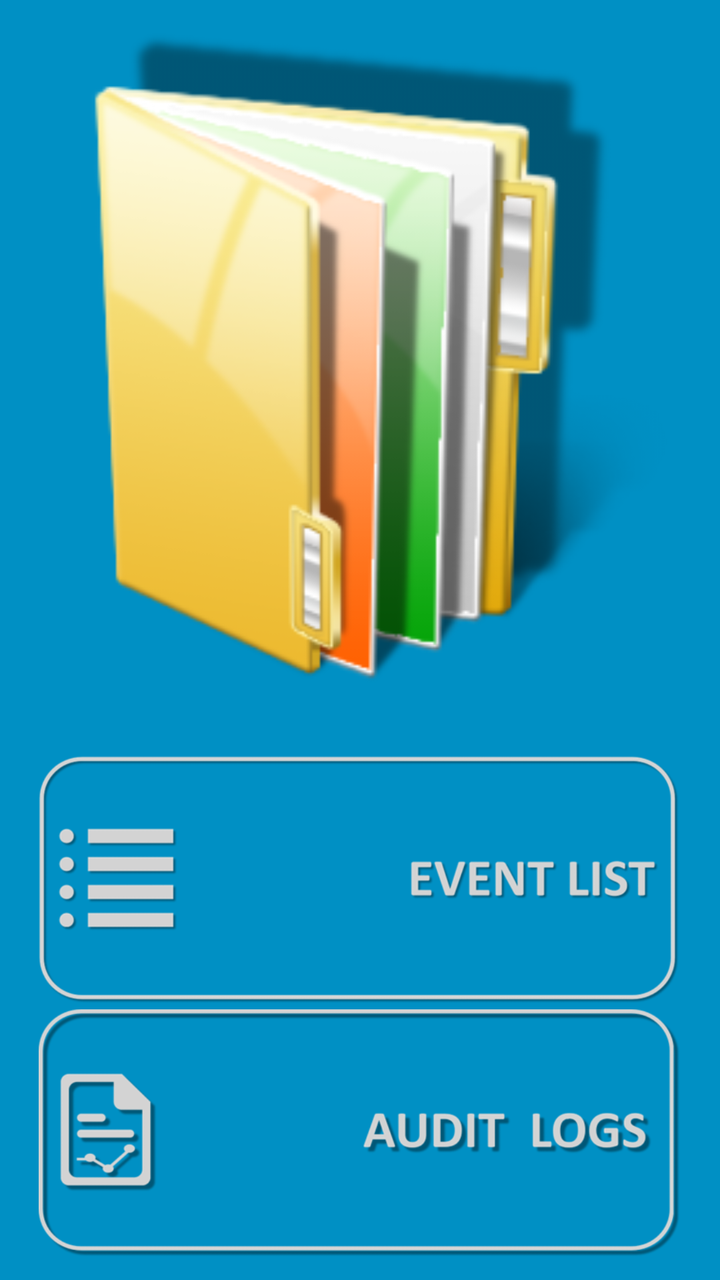
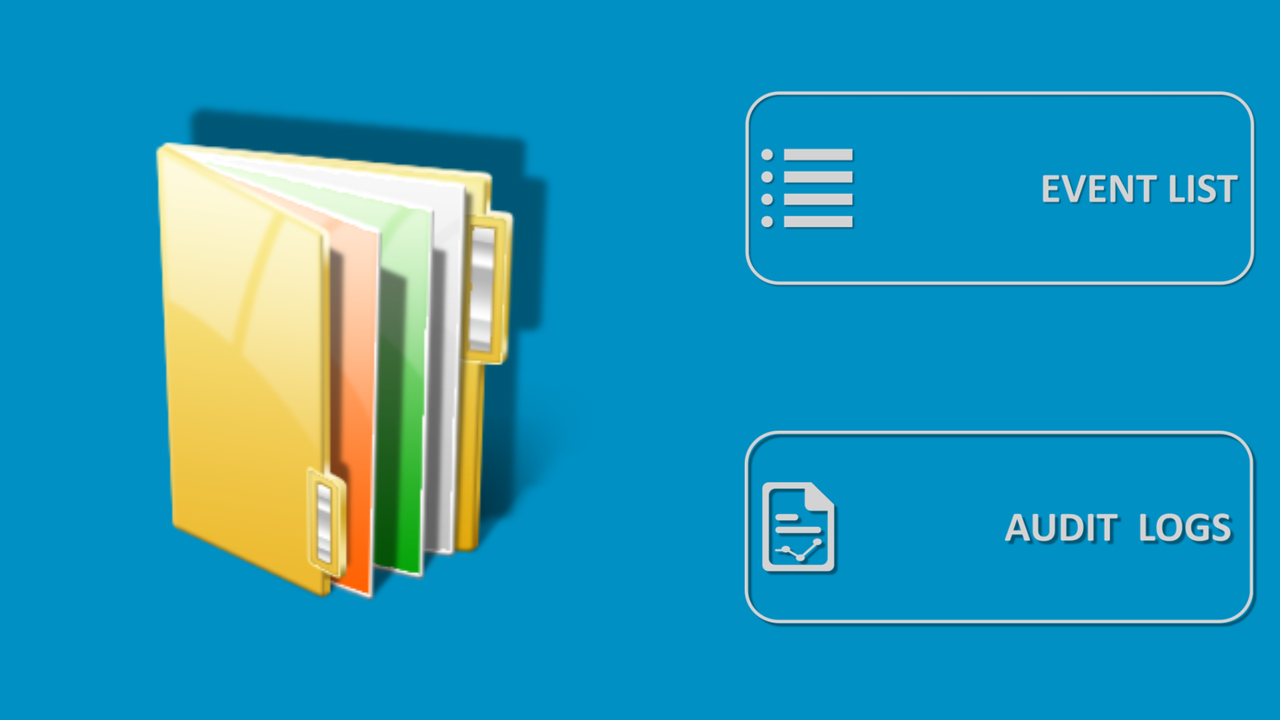

The same Android screen from two of the app's own layout files: first res/layout/ as a phone draws it, then the author's variant for another configuration, drawn on a device whose configuration selects that folder. Both files follow.
<!-- AndroidManifest.xml: application theme AppTheme -->
<!-- res/layout/fragment_my_health_record.xml -->
<RelativeLayout xmlns:android="http://schemas.android.com/apk/res/android"
    xmlns:app="http://schemas.android.com/apk/res-auto"
    xmlns:tools="http://schemas.android.com/tools"
    android:id="@+id/fragment_my_health_record"
    android:layout_width="match_parent"
    android:layout_height="match_parent"
    android:background="@color/colorBackground"
    android:orientation="vertical"
    tools:context="eu.credential.app.patient.ui.myHealthRecords.MyHealthRecordFragment">

    <LinearLayout
        android:layout_width="match_parent"
        android:layout_height="match_parent"
        android:orientation="vertical">

        <ImageView
            android:layout_width="match_parent"
            android:layout_height="wrap_content"
            android:contentDescription="@string/health_record_logo"
            android:layout_weight="100"
            android:cropToPadding="true"
            android:scaleType="fitCenter"
            app:srcCompat="@drawable/health_records_logo" />

        <LinearLayout
            android:layout_width="match_parent"
            android:layout_height="wrap_content"
            android:layout_margin="10dp"
            android:layout_weight="1"
            android:orientation="vertical">

            <LinearLayout
                android:layout_width="match_parent"
                android:layout_height="wrap_content"
                android:layout_margin="1dp"
                android:layout_weight="1"
                android:gravity="center"
                android:orientation="horizontal">

                <ImageButton
                    android:id="@+id/event_button"
                    android:layout_width="321dp"
                    android:layout_height="124dp"
                    android:layout_gravity="center"
                    android:background="@drawable/event_list_button"
                    android:contentDescription="@string/event_list" />
            </LinearLayout>

            <LinearLayout
                android:layout_width="match_parent"
                android:layout_height="wrap_content"
                android:layout_margin="1dp"
                android:layout_weight="1"
                android:gravity="center"
                android:orientation="horizontal">

                <ImageButton
                    android:id="@+id/protocol_button"
                    android:layout_width="321dp"
                    android:layout_height="124dp"
                    android:layout_gravity="center"
                    android:background="@drawable/protocol_button"
                    android:contentDescription="@string/protocol" />
            </LinearLayout>

        </LinearLayout>
    </LinearLayout>
</RelativeLayout>
<!-- resources referenced by this layout -->
<resources>
  <color name="colorBackground">#0090c4</color>
  <!-- drawable event_list_button (drawable) -->
  <?xml version="1.0" encoding="utf-8"?>
  <selector xmlns:android="http://schemas.android.com/apk/res/android">
      <item
          android:state_enabled="false"
          android:drawable="@mipmap/event_list_port_inaktiv" />
      <item
          android:state_pressed="true"
          android:state_enabled="true"
          android:drawable="@mipmap/event_list_port_aktiv" />
      <item
          android:state_focused="true"
          android:state_enabled="true"
          android:drawable="@mipmap/event_list_port_aktiv" />
      <item
          android:state_enabled="true"
          android:drawable="@mipmap/event_list_port_inaktiv" />
  </selector>
  <!-- drawable health_records_logo: png bitmap (drawable, 74681 bytes) -->
  <!-- drawable protocol_button (drawable) -->
  <?xml version="1.0" encoding="utf-8"?>
  <selector xmlns:android="http://schemas.android.com/apk/res/android">
      <item
          android:state_enabled="false"
          android:drawable="@mipmap/protocol_port_inactiv" />
      <item
          android:state_pressed="true"
          android:state_enabled="true"
          android:drawable="@mipmap/protocol_port_activ" />
      <item
          android:state_focused="true"
          android:state_enabled="true"
          android:drawable="@mipmap/protocol_port_activ" />
      <item
          android:state_enabled="true"
          android:drawable="@mipmap/protocol_port_inactiv" />
  </selector>
  <string name="event_list">Event list button</string>
  <string name="health_record_logo">My health records logo</string>
  <string name="protocol">Protocol button</string>
  <style name="AppTheme" parent="Theme.AppCompat.Light.NoActionBar">
          
          <item name="colorPrimary">@color/colorAccent</item>
          <item name="android:colorBackground">@color/colorBackground</item>
          <item name="colorPrimaryDark">@color/colorPrimaryDark</item>
          <item name="colorAccent">@color/colorAccent</item>
      </style>
  <color name="colorAccent">#1270b7</color>
  <color name="colorPrimaryDark">#007dab</color>
</resources>
<!-- res/layout-land/fragment_my_health_record.xml (the author's variant of the layout above) -->
<!-- drawn on the phone turned sideways -->
<RelativeLayout xmlns:android="http://schemas.android.com/apk/res/android"
    xmlns:app="http://schemas.android.com/apk/res-auto"
    xmlns:tools="http://schemas.android.com/tools"
    android:id="@+id/fragment_my_health_record"
    android:layout_width="match_parent"
    android:layout_height="match_parent"
    android:background="@color/colorBackground"
    android:orientation="horizontal"
    tools:context="eu.credential.app.patient.ui.myHealthRecords.MyHealthRecordFragment">

    <LinearLayout
        android:layout_width="match_parent"
        android:layout_height="match_parent"
        android:orientation="horizontal">

        <ImageView
            android:layout_width="match_parent"
            android:layout_height="wrap_content"
            android:contentDescription="@string/health_record_logo"
            android:layout_gravity="center"
            android:layout_weight="100"
            android:cropToPadding="true"
            android:scaleType="fitCenter"
            app:srcCompat="@drawable/health_records_logo" />

        <LinearLayout
            android:layout_width="wrap_content"
            android:layout_height="match_parent"
            android:layout_margin="10dp"
            android:layout_weight="0.1"
            android:orientation="vertical">

            <LinearLayout
                android:layout_width="match_parent"
                android:layout_height="wrap_content"
                android:layout_margin="1dp"
                android:layout_weight="1"
                android:gravity="center"
                android:orientation="horizontal">

                <ImageButton
                    android:id="@+id/event_button"
                    android:layout_width="257dp"
                    android:layout_height="99dp"
                    android:layout_gravity="center"
                    android:background="@drawable/event_list_button"
                    android:contentDescription="@string/event_list" />
            </LinearLayout>

            <LinearLayout
                android:layout_width="match_parent"
                android:layout_height="wrap_content"
                android:layout_margin="1dp"
                android:layout_weight="1"
                android:gravity="center"
                android:orientation="horizontal">

                <ImageButton
                    android:id="@+id/protocol_button"
                    android:layout_width="257dp"
                    android:layout_height="99dp"
                    android:layout_gravity="center"
                    android:background="@drawable/protocol_button"
                    android:contentDescription="@string/protocol" />
            </LinearLayout>

        </LinearLayout>
    </LinearLayout>
</RelativeLayout>
